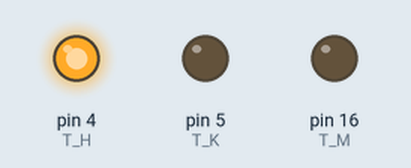
A sketch run on a simulated Arduino Uno, built with avr-gcc and run on an emulated ATmega328P. Parts: output pins drawn as LEDs (lit = HIGH).

Above: at 2.5 s.
At 14.3 s:
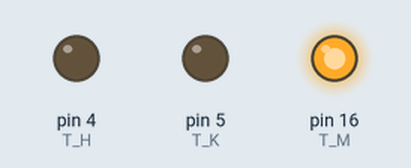
At 28.3 s:
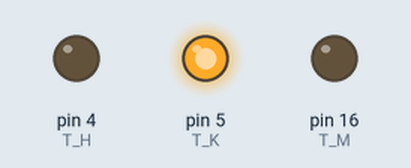
Timing chart, 0 to 29.9 s (numbered marks = the images above):
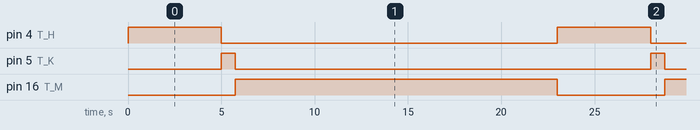

The sketch:

sketch_jan28a.ino
```cpp
const int T_M =16;
const int T_K =5;
const int T_H =4;

void setup() {
  // put your setup code here, to run once:
//timur
  pinMode(T_M,OUTPUT);
  pinMode(T_K,OUTPUT);
  pinMode(T_H,OUTPUT);

}

void loop() {
  // put your main code here, to run repeatedly:digitalWrite(S_K, LOW);
  digitalWrite(T_H, HIGH);
  digitalWrite(T_M, LOW);
  delay (5000);
  digitalWrite(T_H, LOW);
  digitalWrite(T_K, HIGH);
  delay (750);
  digitalWrite(T_K, LOW);
  digitalWrite(T_M, HIGH);
  digitalWrite(T_H, LOW);
  delay (5000);
  delay (750);
  digitalWrite(T_M, HIGH);
  delay (5000);
  delay (750);
  digitalWrite(T_M, HIGH);
  delay (5000);
  delay (750);
}
```

Measured:
- by itself, pin 4 (T_H): alternates HIGH for 5.0 s and LOW for 18.0 s
- by itself, pin 5 (T_K): alternates HIGH for 0.75 s and LOW for 22.3 s
- by itself, pin 16 (T_M): alternates HIGH for 17.3 s and LOW for 5.8 s
